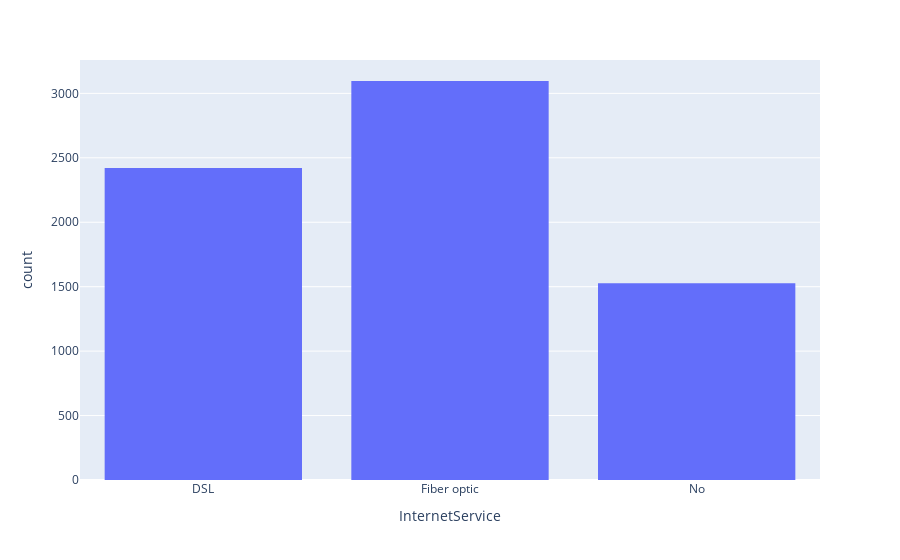

Write notebook code for a chart like this one.
### Code cell
px.histogram(df,'InternetService')

### Figure 1 — Plotly figure (JSON) as saved in the notebook; plotly's stock layout.template omitted (floating-point values rounded to 4 significant figures; data arrays with more than 128 entries replaced by an {"elided": "..."} marker saying what was removed)
{"data": [{"alignmentgroup": "True", "bingroup": "x", "hovertemplate": "InternetService=%{x}<br>count=%{y}<extra></extra>", "legendgroup": "", "marker": {"color": "#636efa", "pattern": {"shape": ""}}, "name": "", "offsetgroup": "", "orientation": "v", "showlegend": false, "type": "histogram", "x": {"elided": "7043 str values"}, "xaxis": "x", "yaxis": "y"}], "layout": {"barmode": "relative", "legend": {"tracegroupgap": 0}, "margin": {"t": 60}, "xaxis": {"anchor": "y", "domain": [0, 1], "title": {"text": "InternetService"}}, "yaxis": {"anchor": "x", "domain": [0, 1], "title": {"text": "count"}}}}
